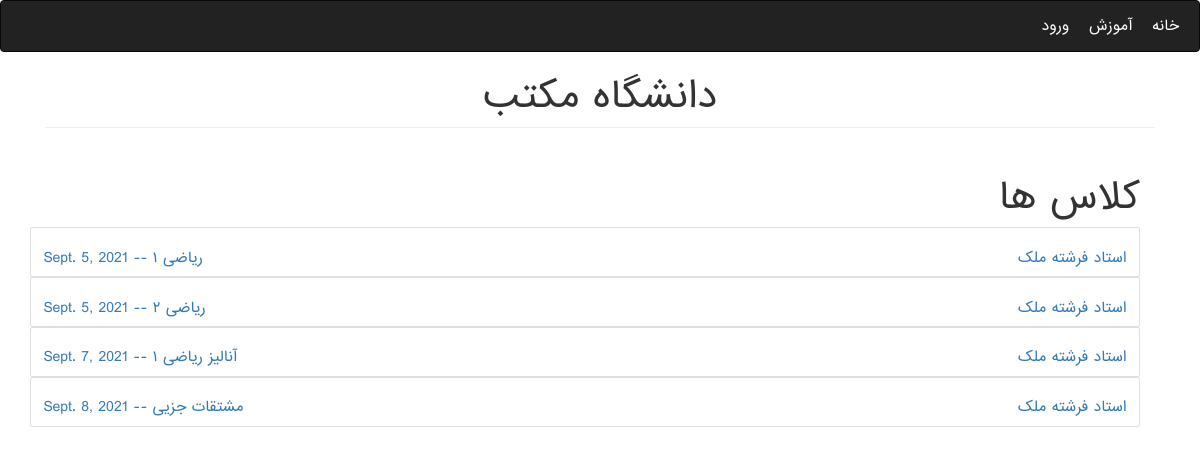
Page /Education/courses/ on the committed database.
### Education/models.py (models this page shows, shortened)
class Course(models.Model):
    college = models.ForeignKey(College, on_delete=models.CASCADE)
    lesson = models.ForeignKey(Lesson, on_delete=models.RESTRICT)
    teacher = models.ForeignKey(Teacher, on_delete=models.RESTRICT)
    hours = models.DecimalField(max_digits=10, decimal_places=2)
    max_stds = models.PositiveIntegerField()
    start_date = models.DateField()
    ACTIVE = True
    ENDED = False
    status = (
        (ACTIVE, 'Active'),
        (ENDED, 'Ended'),
    )
    course_status = models.BooleanField(default=ACTIVE, choices=status)
    days = (
        (SATURDAY[0], SATURDAY[1]),
        (SUNDAY[0], SUNDAY[1]),
        (MONDAY[0], MONDAY[1]),
        (THURSDAY[0], THURSDAY[1]),
        (WEDNESDAY[0], WEDNESDAY[1]),
        (TUESDAY[0], TUESDAY[1])
    )
    session_1 = models.CharField(max_length=100, choices=days, null=True, blank=True)
    session_2 = models.CharField(max_length=100, choices=days, null=True, blank=True)
    session_start_time = models.TimeField(default=django.utils.timezone.now)
    session_end_time = models.TimeField(default=django.utils.timezone.now)

class Person(models.Model):
    user = models.OneToOneField(User, on_delete=models.CASCADE, null=True, blank=True, verbose_name=USERNAME)
    first_name = models.CharField(max_length=200, verbose_name=FIRST_NAME)
    last_name = models.CharField(max_length=200, verbose_name=LAST_NAME)
    birthday = models.DateField(verbose_name=BIRTHDAY)
    address = models.TextField(verbose_name=ADDRESS)
    personal_id = models.CharField(max_length=200, unique=True, blank=True, null=True, verbose_name=PERSONAL_ID)
    email = models.EmailField(verbose_name=EMAIL)
    entry_date = models.DateField(null=True, blank=True, default=django.utils.timezone.now, verbose_name=ENTRY_DATE)
    register_date = models.DateField(null=True, blank=True, default=django.utils.timezone.now,
                                     verbose_name=REGISTER_DATE)

class Lesson(models.Model):
    name = models.CharField(max_length=250, unique=True)
    unit = models.PositiveIntegerField()

### Education/views.py (the view)
# urls.py: path('courses/', CourseListView.as_view(), name='courses'),
class CourseListView(generic.ListView):
    template_name = 'Education/courses.html'
    queryset = Course.objects.all()

### templates/Education/courses.html (shortened to what this page needs)
{% extends 'Education/base.html' %}
{% block content %}
<div class="container mt-5">
        <div class="text-right"><h1>کلاس ها</h1></div>
        {% for course in object_list %}
            <div class="card">
                <a href="{% url 'Education:detail' course.id %}">
                      <div class="card-body">
                          <div class="card-title">
                            <h5 class="float-left">{{ course.lesson.name }} -- {{ course.start_date }}</h5>
                            <h5 class="float-right">استاد {{ course.teacher.first_name }} {{ course.teacher.last_name }} </h5>
                          </div>
                      </div>
                </a>
            </div>
        {% endfor %}
</div>
{% endblock %}

### static/css/main.css (style rules this page uses)
* { direction: rtl; font-family: "iranian sans", sans-serif; }
a { text-decoration: none!important; }

### rows in the picture
Course: start_date "Sept. 5, 2021", teacher.first_name "فرشته", teacher.last_name "ملک"
Course: start_date "Sept. 5, 2021", teacher.first_name "فرشته", teacher.last_name "ملک"
Course: start_date "Sept. 7, 2021", teacher.first_name "فرشته", teacher.last_name "ملک"
Course: lesson.name "مشتقات جزیی", start_date "Sept. 8, 2021", teacher.first_name "فرشته", teacher.last_name "ملک"
